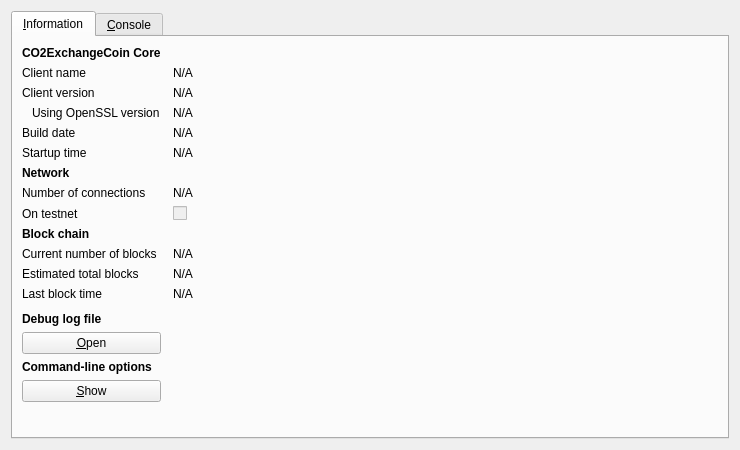
<?xml version="1.0" encoding="UTF-8"?>
<ui version="4.0">
 <class>RPCConsole</class>
 <widget class="QDialog" name="RPCConsole">
  <property name="geometry">
   <rect>
    <x>0</x>
    <y>0</y>
    <width>740</width>
    <height>450</height>
   </rect>
  </property>
  <property name="windowTitle">
   <string>CO2ExchangeCoin - Debug window</string>
  </property>
  <layout class="QVBoxLayout" name="verticalLayout_2">
   <item>
    <widget class="QTabWidget" name="tabWidget">
     <property name="currentIndex">
      <number>0</number>
     </property>
     <widget class="QWidget" name="tab_info">
      <attribute name="title">
       <string>&amp;Information</string>
      </attribute>
      <layout class="QGridLayout" name="gridLayout" columnstretch="0,1">
       <property name="horizontalSpacing">
        <number>12</number>
       </property>
       <item row="0" column="0">
        <widget class="QLabel" name="label_9">
         <property name="font">
          <font>
           <weight>75</weight>
           <bold>true</bold>
          </font>
         </property>
         <property name="text">
          <string>CO2ExchangeCoin Core</string>
         </property>
        </widget>
       </item>
       <item row="1" column="0">
        <widget class="QLabel" name="label_5">
         <property name="text">
          <string>Client name</string>
         </property>
        </widget>
       </item>
       <item row="1" column="1">
        <widget class="QLabel" name="clientName">
         <property name="cursor">
          <cursorShape>IBeamCursor</cursorShape>
         </property>
         <property name="text">
          <string>N/A</string>
         </property>
         <property name="textFormat">
          <enum>Qt::PlainText</enum>
         </property>
         <property name="textInteractionFlags">
          <set>Qt::LinksAccessibleByMouse|Qt::TextSelectableByKeyboard|Qt::TextSelectableByMouse</set>
         </property>
        </widget>
       </item>
       <item row="2" column="0">
        <widget class="QLabel" name="label_6">
         <property name="text">
          <string>Client version</string>
         </property>
        </widget>
       </item>
       <item row="2" column="1">
        <widget class="QLabel" name="clientVersion">
         <property name="cursor">
          <cursorShape>IBeamCursor</cursorShape>
         </property>
         <property name="text">
          <string>N/A</string>
         </property>
         <property name="textFormat">
          <enum>Qt::PlainText</enum>
         </property>
         <property name="textInteractionFlags">
          <set>Qt::LinksAccessibleByMouse|Qt::TextSelectableByKeyboard|Qt::TextSelectableByMouse</set>
         </property>
        </widget>
       </item>
       <item row="3" column="0">
        <widget class="QLabel" name="label_14">
         <property name="text">
          <string>Using OpenSSL version</string>
         </property>
         <property name="indent">
          <number>10</number>
         </property>
        </widget>
       </item>
       <item row="3" column="1">
        <widget class="QLabel" name="openSSLVersion">
         <property name="cursor">
          <cursorShape>IBeamCursor</cursorShape>
         </property>
         <property name="text">
          <string>N/A</string>
         </property>
         <property name="textFormat">
          <enum>Qt::PlainText</enum>
         </property>
         <property name="textInteractionFlags">
          <set>Qt::LinksAccessibleByMouse|Qt::TextSelectableByKeyboard|Qt::TextSelectableByMouse</set>
         </property>
        </widget>
       </item>
       <item row="4" column="0">
        <widget class="QLabel" name="label_12">
         <property name="text">
          <string>Build date</string>
         </property>
        </widget>
       </item>
       <item row="4" column="1">
        <widget class="QLabel" name="buildDate">
         <property name="cursor">
          <cursorShape>IBeamCursor</cursorShape>
         </property>
         <property name="text">
          <string>N/A</string>
         </property>
         <property name="textFormat">
          <enum>Qt::PlainText</enum>
         </property>
         <property name="textInteractionFlags">
          <set>Qt::LinksAccessibleByMouse|Qt::TextSelectableByKeyboard|Qt::TextSelectableByMouse</set>
         </property>
        </widget>
       </item>
       <item row="5" column="0">
        <widget class="QLabel" name="label_13">
         <property name="text">
          <string>Startup time</string>
         </property>
        </widget>
       </item>
       <item row="5" column="1">
        <widget class="QLabel" name="startupTime">
         <property name="cursor">
          <cursorShape>IBeamCursor</cursorShape>
         </property>
         <property name="text">
          <string>N/A</string>
         </property>
         <property name="textFormat">
          <enum>Qt::PlainText</enum>
         </property>
         <property name="textInteractionFlags">
          <set>Qt::LinksAccessibleByMouse|Qt::TextSelectableByKeyboard|Qt::TextSelectableByMouse</set>
         </property>
        </widget>
       </item>
       <item row="6" column="0">
        <widget class="QLabel" name="label_11">
         <property name="font">
          <font>
           <weight>75</weight>
           <bold>true</bold>
          </font>
         </property>
         <property name="text">
          <string>Network</string>
         </property>
        </widget>
       </item>
       <item row="7" column="0">
        <widget class="QLabel" name="label_7">
         <property name="text">
          <string>Number of connections</string>
         </property>
        </widget>
       </item>
       <item row="7" column="1">
        <widget class="QLabel" name="numberOfConnections">
         <property name="cursor">
          <cursorShape>IBeamCursor</cursorShape>
         </property>
         <property name="text">
          <string>N/A</string>
         </property>
         <property name="textFormat">
          <enum>Qt::PlainText</enum>
         </property>
         <property name="textInteractionFlags">
          <set>Qt::LinksAccessibleByMouse|Qt::TextSelectableByKeyboard|Qt::TextSelectableByMouse</set>
         </property>
        </widget>
       </item>
       <item row="8" column="0">
        <widget class="QLabel" name="label_8">
         <property name="text">
          <string>On testnet</string>
         </property>
        </widget>
       </item>
       <item row="8" column="1">
        <widget class="QCheckBox" name="isTestNet">
         <property name="enabled">
          <bool>false</bool>
         </property>
         <property name="text">
          <string/>
         </property>
        </widget>
       </item>
       <item row="9" column="0">
        <widget class="QLabel" name="label_10">
         <property name="font">
          <font>
           <weight>75</weight>
           <bold>true</bold>
          </font>
         </property>
         <property name="text">
          <string>Block chain</string>
         </property>
        </widget>
       </item>
       <item row="10" column="0">
        <widget class="QLabel" name="label_3">
         <property name="text">
          <string>Current number of blocks</string>
         </property>
        </widget>
       </item>
       <item row="10" column="1">
        <widget class="QLabel" name="numberOfBlocks">
         <property name="cursor">
          <cursorShape>IBeamCursor</cursorShape>
         </property>
         <property name="text">
          <string>N/A</string>
         </property>
         <property name="textFormat">
          <enum>Qt::PlainText</enum>
         </property>
         <property name="textInteractionFlags">
          <set>Qt::LinksAccessibleByMouse|Qt::TextSelectableByKeyboard|Qt::TextSelectableByMouse</set>
         </property>
        </widget>
       </item>
       <item row="11" column="0">
        <widget class="QLabel" name="label_4">
         <property name="text">
          <string>Estimated total blocks</string>
         </property>
        </widget>
       </item>
       <item row="11" column="1">
        <widget class="QLabel" name="totalBlocks">
         <property name="cursor">
          <cursorShape>IBeamCursor</cursorShape>
         </property>
         <property name="text">
          <string>N/A</string>
         </property>
         <property name="textFormat">
          <enum>Qt::PlainText</enum>
         </property>
         <property name="textInteractionFlags">
          <set>Qt::LinksAccessibleByMouse|Qt::TextSelectableByKeyboard|Qt::TextSelectableByMouse</set>
         </property>
        </widget>
       </item>
       <item row="12" column="0">
        <widget class="QLabel" name="label_2">
         <property name="text">
          <string>Last block time</string>
         </property>
        </widget>
       </item>
       <item row="12" column="1">
        <widget class="QLabel" name="lastBlockTime">
         <property name="cursor">
          <cursorShape>IBeamCursor</cursorShape>
         </property>
         <property name="text">
          <string>N/A</string>
         </property>
         <property name="textFormat">
          <enum>Qt::PlainText</enum>
         </property>
         <property name="textInteractionFlags">
          <set>Qt::LinksAccessibleByMouse|Qt::TextSelectableByKeyboard|Qt::TextSelectableByMouse</set>
         </property>
        </widget>
       </item>
       <item row="13" column="0">
        <spacer name="verticalSpacer_2">
         <property name="orientation">
          <enum>Qt::Vertical</enum>
         </property>
         <property name="sizeHint" stdset="0">
          <size>
           <width>20</width>
           <height>20</height>
          </size>
         </property>
        </spacer>
       </item>
       <item row="14" column="0">
        <widget class="QLabel" name="labelDebugLogfile">
         <property name="font">
          <font>
           <weight>75</weight>
           <bold>true</bold>
          </font>
         </property>
         <property name="text">
          <string>Debug log file</string>
         </property>
        </widget>
       </item>
       <item row="15" column="0">
        <widget class="QPushButton" name="openDebugLogfileButton">
         <property name="toolTip">
          <string>Open the CO2ExchangeCoin debug log file from the current data directory. This can take a few seconds for large log files.</string>
         </property>
         <property name="text">
          <string>&amp;Open</string>
         </property>
         <property name="autoDefault">
          <bool>false</bool>
         </property>
        </widget>
       </item>
       <item row="16" column="0">
        <widget class="QLabel" name="labelCLOptions">
         <property name="font">
          <font>
           <weight>75</weight>
           <bold>true</bold>
          </font>
         </property>
         <property name="text">
          <string>Command-line options</string>
         </property>
        </widget>
       </item>
       <item row="17" column="0">
        <widget class="QPushButton" name="showCLOptionsButton">
         <property name="toolTip">
          <string>Show the CO2ExchangeCoin-Qt help message to get a list with possible CO2ExchangeCoin command-line options.</string>
         </property>
         <property name="text">
          <string>&amp;Show</string>
         </property>
         <property name="autoDefault">
          <bool>false</bool>
         </property>
        </widget>
       </item>
       <item row="18" column="0">
        <spacer name="verticalSpacer">
         <property name="orientation">
          <enum>Qt::Vertical</enum>
         </property>
         <property name="sizeHint" stdset="0">
          <size>
           <width>20</width>
           <height>40</height>
          </size>
         </property>
        </spacer>
       </item>
      </layout>
     </widget>
     <widget class="QWidget" name="tab_console">
      <attribute name="title">
       <string>&amp;Console</string>
      </attribute>
      <layout class="QVBoxLayout" name="verticalLayout_3">
       <property name="spacing">
        <number>3</number>
       </property>
       <item>
        <widget class="QTextEdit" name="messagesWidget">
         <property name="minimumSize">
          <size>
           <width>0</width>
           <height>100</height>
          </size>
         </property>
         <property name="readOnly">
          <bool>true</bool>
         </property>
         <property name="tabKeyNavigation" stdset="0">
          <bool>false</bool>
         </property>
         <property name="columnCount" stdset="0">
          <number>2</number>
         </property>
        </widget>
       </item>
       <item>
        <layout class="QHBoxLayout" name="horizontalLayout">
         <property name="spacing">
          <number>3</number>
         </property>
         <item>
          <widget class="QLabel" name="label">
           <property name="text">
            <string notr="true">&gt;</string>
           </property>
          </widget>
         </item>
         <item>
          <widget class="QLineEdit" name="lineEdit"/>
         </item>
         <item>
          <widget class="QPushButton" name="clearButton">
           <property name="maximumSize">
            <size>
             <width>24</width>
             <height>24</height>
            </size>
           </property>
           <property name="toolTip">
            <string>Clear console</string>
           </property>
           <property name="text">
            <string/>
           </property>
           <property name="icon">
            <iconset resource="../bitcoin.qrc">
             <normaloff>:/icons/remove</normaloff>:/icons/remove</iconset>
           </property>
           <property name="shortcut">
            <string notr="true">Ctrl+L</string>
           </property>
           <property name="autoDefault">
            <bool>false</bool>
           </property>
          </widget>
         </item>
        </layout>
       </item>
      </layout>
     </widget>
    </widget>
   </item>
  </layout>
 </widget>
 <resources>
  <include location="../bitcoin.qrc"/>
 </resources>
 <connections/>
</ui>
